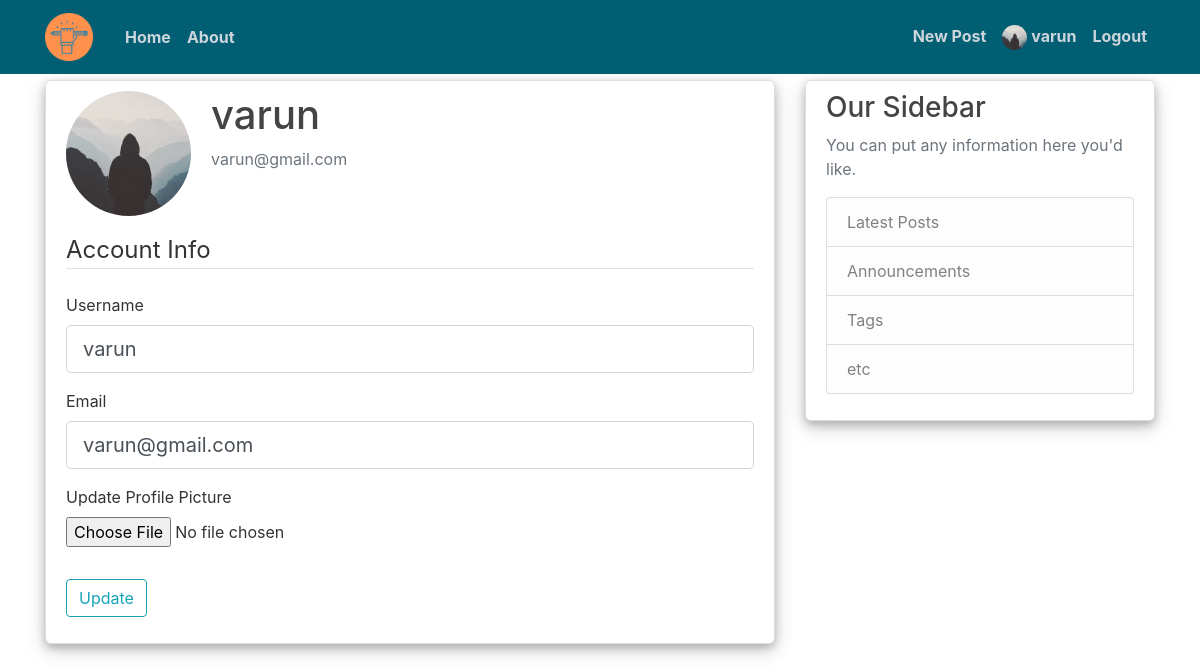
Page /account (signed in) on the committed database.
### flaskApp/models.py (models this page shows, shortened)
class User(db.Model, UserMixin):
    id = db.Column(db.Integer, primary_key=True)
    username = db.Column(db.String(20), unique=True, nullable=False)
    email = db.Column(db.String(120), unique=True, nullable=False)
    designation = db.Column(db.String(50), nullable=False)
    dept = db.Column(db.String(150), nullable=False)
    image_file = db.Column(db.String(20), nullable=False, default='default.jpg')
    password = db.Column(db.String(60), nullable=False)
    is_admin = db.Column(db.Boolean, default=False, nullable=False)
    posts = db.relationship('Post', backref='author', lazy=True)
    answers = db.relationship('Answer', backref='author', lazy=True)

### flaskApp/users/routes.py (the view)
@users.route("/account", methods=['GET', 'POST'])
@login_required
def account():
    form = UpdateAccountForm()
    if form.validate_on_submit():
        if form.picture.data:
            picture_file = save_picture(form.picture.data)
            current_user.image_file = picture_file
        current_user.username = form.username.data
        current_user.email = form.email.data
        db.session.commit()
        flash('Your account has been updated!', 'success')
        return redirect(url_for('users.account'))
    elif request.method == 'GET':
        form.username.data = current_user.username
        form.email.data = current_user.email
    image_file = url_for('static', filename='profile_pics/' + current_user.image_file)
    return render_template('account.html', title='Account',
                           image_file=image_file, form=form)

### flaskApp/users/forms.py (shortened to what this page needs)
class UpdateAccountForm(FlaskForm):
    username = StringField('Username',
                           validators=[DataRequired(), Length(min=2, max=20)])
    email = StringField('Email',
                        validators=[DataRequired(), Email()])
    picture = FileField('Update Profile Picture', validators=[FileAllowed(['jpg', 'png'])])
    submit = SubmitField('Update')

### flaskApp/models.py (called while the page is built)
@login_manager.user_loader
def load_user(user_id):
    return User.query.get(int(user_id))

### flaskApp/templates/account.html (shortened to what this page needs)
{% extends "layout.html" %}
{% block content %}
    <div class="content-section">
      <div class="media">
        <img class="rounded-circle account-img" src="{{ image_file }}">
        <div class="media-body">
          <h2 class="account-heading">{{ current_user.username }}</h2>
          <p class="text-secondary">{{ current_user.email }}</p>
        </div>
      </div>
        <form method="POST" action="" enctype="multipart/form-data">
            <fieldset class="form-group">
                <legend class="border-bottom mb-4">Account Info</legend>
                <div class="form-group">
                    {{ form.username.label(class="form-control-label") }}
                    {% if form.username.errors %}
                        {{ form.username(class="form-control form-control-lg is-invalid") }}
                        <div class="invalid-feedback">
                            {% for error in form.username.errors %}
                                <span>{{ error }}</span>
                            {% endfor %}
                        </div>
                    {% else %}
                        {{ form.username(class="form-control form-control-lg") }}
                    {% endif %}
                </div>
                <div class="form-group">
                    {{ form.email.label(class="form-control-label") }}
                    {% if form.email.errors %}
                        {{ form.email(class="form-control form-control-lg is-invalid") }}
                        <div class="invalid-feedback">
                            {% for error in form.email.errors %}
                                <span>{{ error }}</span>
                            {% endfor %}
                        </div>
                    {% else %}
                        {{ form.email(class="form-control form-control-lg") }}
                    {% endif %}
                </div>
                <div class="form-group">
                    {{ form.picture.label() }}
                    {{ form.picture(class="form-control-file") }}
                </div>
            </fieldset>
            <div class="form-group">
                {{ form.submit(class="btn btn-outline-info") }}
            </div>
        </form>
    </div>
{% endblock content %}

### flaskApp/templates/layout.html (shortened to what this page needs)
<!DOCTYPE html>
<html>
<head>
    <link rel="stylesheet" href="https://maxcdn.bootstrapcdn.com/bootstrap/4.0.0/css/bootstrap.min.css">
    <link rel="stylesheet" type="text/css" href="{{ url_for('static', filename='main.css') }}">
</head>
<body>
    <header class="site-header">
      <nav class="navbar navbar-expand-md navbar-dark bg-steel fixed-top">
        <div class="container">
          <a class="navbar-brand mr-4" href="/"><img src="{{url_for('static', filename='favicon.ico')}}"></a>
          <div class="collapse navbar-collapse" id="navbarToggle">
            <div class="navbar-nav mr-auto">
              <a class="nav-item nav-link" href="{{ url_for('main.home') }}">Home</a>
              <a class="nav-item nav-link" href="{{ url_for('main.about') }}">About</a>
            </div>
            <div class="navbar-nav">
              {% if current_user.is_authenticated %}
                {% if current_user.is_admin == True %}
                  <a class="nav-item nav-link" href="{{ url_for('users.all_posts') }}">All Posts</a>
                  <a class="nav-item nav-link" href="{{ url_for('users.admin_account') }}"><img class="rounded-circle" src="{{ url_for('static', filename='profile_pics/' + current_user.image_file) }}" height=25 width=25> {{ current_user.username }}</a>
                  <a class="nav-item nav-link" href="{{ url_for('users.logout') }}">Logout</a>
                {% else %}
                  <a class="nav-item nav-link" href="{{ url_for('posts.new_post') }}">New Post</a>
                  <a class="nav-item nav-link" href="{{ url_for('users.account') }}"><img class="rounded-circle" src="{{ url_for('static', filename='profile_pics/' + current_user.image_file) }}" height=25 width=25> {{ current_user.username }}</a>
                  <a class="nav-item nav-link" href="{{ url_for('users.logout') }}">Logout</a>
                {% endif %}
              {% else %}
                <a class="nav-item nav-link" href="{{ url_for('users.login') }}">Login</a>
                <a class="nav-item nav-link" href="{{ url_for('users.register') }}">Register</a>
              {% endif %}
            </div>
          </div>
        </div>
      </nav>
    </header>
    <main role="main" class="container">
      <div class="row">
        <div class="col-md-8">
          {% block content %}{% endblock %}
        </div>
        <div class="col-md-4">
          <div class="content-section">
            <h3>Our Sidebar</h3>
            <p class='text-muted'>You can put any information here you'd like.
              <ul class="list-group">
                <li class="list-group-item list-group-item-light">Latest Posts</li>
                <li class="list-group-item list-group-item-light">Announcements</li>
                <li class="list-group-item list-group-item-light">Tags</li>
                <li class="list-group-item list-group-item-light">etc</li>
              </ul>
            </p>
          </div>
        </div>
      </div>
    </main>
</body>
</html>

### flaskApp/static/main.css (style rules this page uses)
body { background: #ffffff; color: #333333; margin-top: 5rem; }
h1, h2, h3, h4, h5, h6 { color: #444444; }
.bg-steel { background-color: #025E73; }
.site-header .navbar-nav .nav-link { color: #cbd5db; font-weight: bold; }
.content-section { background: #ffffff; padding: 10px 20px; border: 1px solid #dddddd; border-radius: 6px; margin-bottom: 20px; box-shadow: 0 4px 8px 0 rgba(0, 0, 0, 0.2), 0 6px 20px 0 rgba(0, 0, 0, 0.19); }
.account-img { height: 125px; width: 125px; margin-right: 20px; margin-bottom: 16px; }
.account-heading { font-size: 2.5rem; }

### rows in the picture
User: image_file (placeholder picture), username "varun", email "varun@gmail.com"
